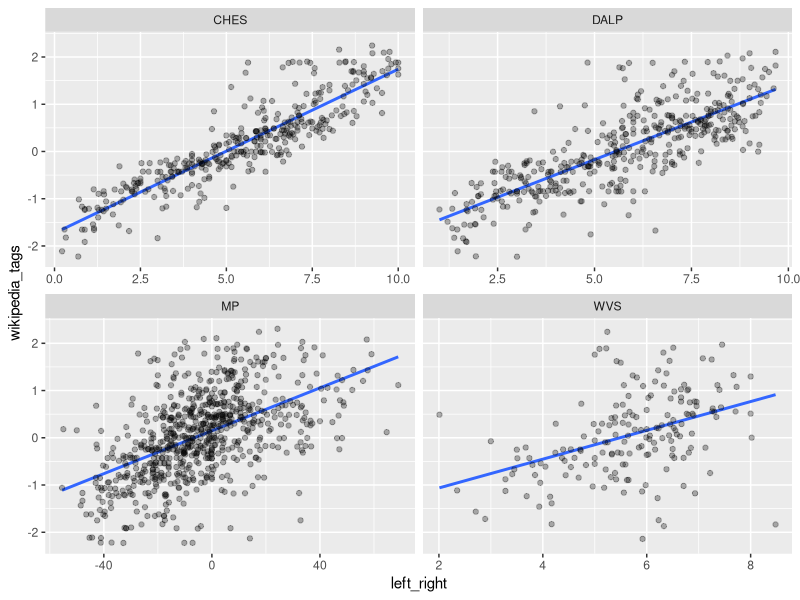
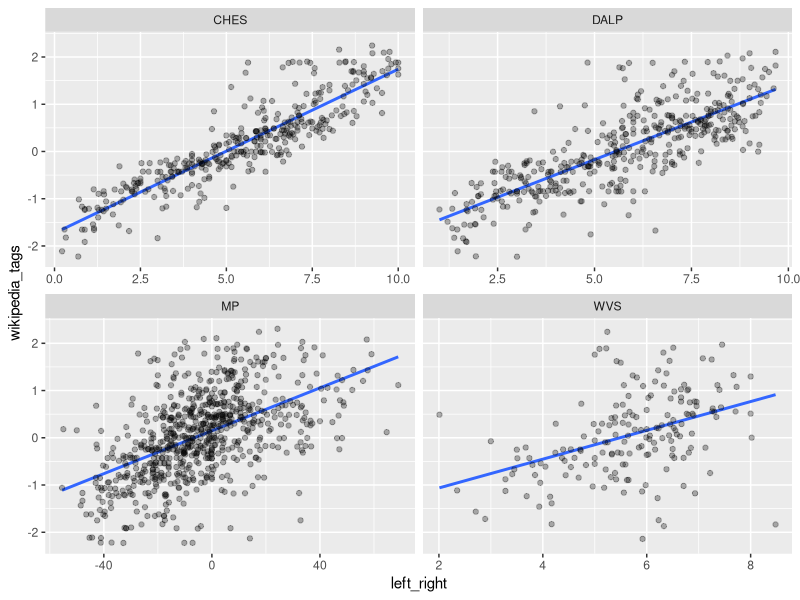

The R source for these figures, in order:
## ---- chunk 1
knitr::opts_chunk$set(
  # results = "hide",
  message = FALSE,
  warning = FALSE,
  package.startup.message = FALSE
  )

options(
  knitr.kable.NA = "",
  readr.num_columns = 0,
  width = 100
)
## ---- chunk 2
library(tidyverse)

wp_raw <- read_csv("../04-data-final/party-position-tags.csv")
pp_raw <- read_csv("../01-data-sources/03-party-positions/02-party-positions.csv")

file_wikipedia <- "../01-data-sources/02-wikipedia/wikipedia-data/01-wp-data-json.zip"
file_wikipedia_date <- substr(file.info(file_wikipedia)$mtime, 1, 10)

file_estimation <- "../03-estimation/estimation-model/02-result-m2.RData"
file_estimation_date <- substr(file.info(file_estimation)$mtime, 1, 10)
## ---- chunk 3
pp_long <- 
  pp_raw %>% 
  select(country, where(is.numeric)) %>% 
  pivot_longer(
    cols = c(-country, -partyfacts_id),
    names_to = "variable",
    values_to = "position",
    values_drop_na = TRUE
    ) %>% 
  filter(! str_detect(variable, "_id$"))

dt <- 
  pp_long %>% 
  left_join(
    select(wp_raw, partyfacts_id, position_wp=position),
    by = "partyfacts_id"
    ) %>% 
  mutate(
    dataset = str_remove_all(variable, "_.*") %>% str_to_upper(),
    variable = str_remove(variable, "^.*?_"),
    ) %>% 
  na.omit()
## ---- chunk 4
pl_dt <-
  dt %>%
  filter(variable == "left_right") %>% 
  select(dataset, left_right=position, wikipedia_tags=position_wp)

pl <- ggplot(pl_dt, aes(x = left_right, y = wikipedia_tags)) +
  geom_smooth(method = lm, se = FALSE) +
  geom_point(alpha = 0.3) +
  facet_wrap(vars(dataset), scales = "free_x")

print(pl)
ggsave("datasets-left-right.png", plot = pl)
## ---- chunk 5
dt %>% 
  group_by(dataset, variable) %>% 
  summarise(
    correlation = round(cor(position, position_wp, use = "na.or.complete"), 2),
    .groups = "drop"
    ) %>% 
  arrange(desc(correlation)) %>% 
  knitr::kable()
## ---- chunk 6
cor_ctry <- 
  dt %>% 
  group_by(country, dataset, variable) %>% 
  summarise(
    correlation = round(cor(position, position_wp, use = "na.or.complete"), 2),
    .groups = "drop"
    ) %>% 
  arrange(country, variable, dataset)

write_csv(cor_ctry, "correlation-country.csv")
## ---- chunk 7
probs_par <- c(0.1, 0.25, 0.5, 0.75, 0.9)

cor_qtl <- 
  cor_ctry %>% 
  group_by(dataset, variable) %>% 
  summarise(enframe(quantile(correlation, probs_par, na.rm = TRUE),
                    "quantile", "correlation"),
            .groups = "drop") %>% 
  mutate(correlation = round(correlation, 2))

cor_qtl %>%
  pivot_wider(
    names_from = quantile,
    values_from = correlation
  ) %>% 
  group_by(dataset) %>% 
  arrange(dataset, desc(`50%`)) %>% 
  knitr::kable()
